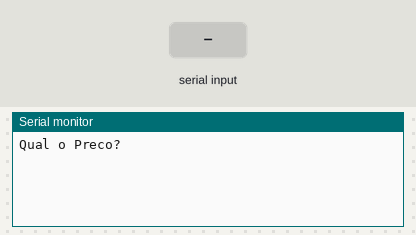
Simulated run of this sketch. Board: Arduino Uno, built with avr-gcc and run on an emulated ATmega328P. On the bench: the last lines printed to the serial monitor. The test bench sets the inputs (shaded band).

Above: at 1.2 s.
1.3 s: "90,45\n" received over Serial
At 2.62 s:
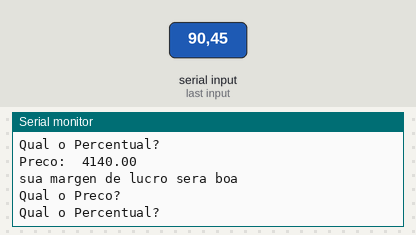
2.8 s: "30,150\n" received over Serial
At 3.9 s:
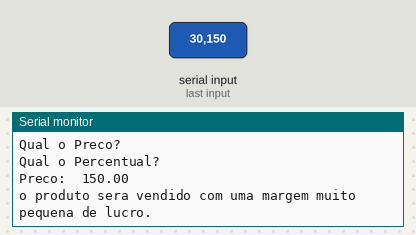

The sketch:

exercicos_31.ino
```cpp
float preco = 0 ,  pers = 0;


void setup()
{
  Serial.begin(9600);
}

void loop()
{


    Serial.println("Qual o Preco?");
    while( ! Serial.available()  );
    preco = Serial.parseFloat ();

   Serial.println("Qual o Percentual?");
    while( ! Serial.available()  );
    pers = Serial.parseFloat ();

    float precoAC = preco + (preco * pers);
  Serial.println("Preco:  "+ String(precoAC));

  if(pers >= 0.50){;
  Serial.println("sua margen de lucro sera boa ");
    }else{
    Serial.println("o produto sera vendido com uma margem muito pequena de lucro.");
  }


  }
```

Measured:
- after the input at 1.3 s, the serial monitor: prints a new line at once (image 1)
- after the input at 2.8 s, the serial monitor: prints a new line at once (image 2)
